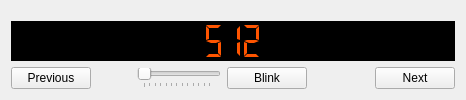
      <widget class="QWidget" name="tabChanCheck">
       <attribute name="title">
        <string>Channel Check</string>
       </attribute>
       <layout class="QVBoxLayout" name="verticalLayout_2">
        <item>
         <spacer name="verticalSpacer_2">
          <property name="orientation">
           <enum>Qt::Vertical</enum>
          </property>
          <property name="sizeType">
           <enum>QSizePolicy::Minimum</enum>
          </property>
          <property name="sizeHint" stdset="0">
           <size>
            <width>20</width>
            <height>10</height>
           </size>
          </property>
         </spacer>
        </item>
        <item>
         <widget class="EditableLCDNumber" name="lcdNumber">
          <property name="sizePolicy">
           <sizepolicy hsizetype="Minimum" vsizetype="MinimumExpanding">
            <horstretch>0</horstretch>
            <verstretch>0</verstretch>
           </sizepolicy>
          </property>
          <property name="focusPolicy">
           <enum>Qt::StrongFocus</enum>
          </property>
          <property name="styleSheet">
           <string notr="true">background-color:rgb(0, 0, 0);
color: rgb(255, 85, 0);</string>
          </property>
          <property name="frameShape">
           <enum>QFrame::NoFrame</enum>
          </property>
          <property name="frameShadow">
           <enum>QFrame::Plain</enum>
          </property>
          <property name="digitCount">
           <number>3</number>
          </property>
          <property name="segmentStyle">
           <enum>QLCDNumber::Flat</enum>
          </property>
          <property name="intValue" stdset="0">
           <number>512</number>
          </property>
         </widget>
        </item>
        <item>
         <layout class="QHBoxLayout" name="horizontalLayout_4">
          <item>
           <widget class="QPushButton" name="btnCcPrev">
            <property name="sizePolicy">
             <sizepolicy hsizetype="Minimum" vsizetype="Preferred">
              <horstretch>0</horstretch>
              <verstretch>0</verstretch>
             </sizepolicy>
            </property>
            <property name="focusPolicy">
             <enum>Qt::NoFocus</enum>
            </property>
            <property name="text">
             <string>Previous</string>
            </property>
           </widget>
          </item>
          <item>
           <spacer name="horizontalSpacer_2">
            <property name="orientation">
             <enum>Qt::Horizontal</enum>
            </property>
            <property name="sizeHint" stdset="0">
             <size>
              <width>40</width>
              <height>20</height>
             </size>
            </property>
           </spacer>
          </item>
          <item>
           <widget class="QSlider" name="slChannelCheck">
            <property name="focusPolicy">
             <enum>Qt::NoFocus</enum>
            </property>
            <property name="maximum">
             <number>255</number>
            </property>
            <property name="orientation">
             <enum>Qt::Horizontal</enum>
            </property>
            <property name="invertedAppearance">
             <bool>false</bool>
            </property>
            <property name="tickPosition">
             <enum>QSlider::TicksBelow</enum>
            </property>
            <property name="tickInterval">
             <number>20</number>
            </property>
           </widget>
          </item>
          <item>
           <widget class="QPushButton" name="btnCcBlink">
            <property name="focusPolicy">
             <enum>Qt::NoFocus</enum>
            </property>
            <property name="text">
             <string>Blink</string>
            </property>
            <property name="checkable">
             <bool>false</bool>
            </property>
            <property name="checked">
             <bool>false</bool>
            </property>
            <property name="flat">
             <bool>false</bool>
            </property>
           </widget>
          </item>
          <item>
           <widget class="QLabel" name="blinkIndicator">
            <property name="sizePolicy">
             <sizepolicy hsizetype="Fixed" vsizetype="Fixed">
              <horstretch>0</horstretch>
              <verstretch>0</verstretch>
             </sizepolicy>
            </property>
            <property name="minimumSize">
             <size>
              <width>16</width>
              <height>16</height>
             </size>
            </property>
            <property name="text">
             <string/>
            </property>
            <property name="alignment">
             <set>Qt::AlignCenter</set>
            </property>
           </widget>
          </item>
          <item>
           <spacer name="horizontalSpacer">
            <property name="orientation">
             <enum>Qt::Horizontal</enum>
            </property>
            <property name="sizeHint" stdset="0">
             <size>
              <width>40</width>
              <height>20</height>
             </size>
            </property>
           </spacer>
          </item>
          <item>
           <widget class="QPushButton" name="btnCcNext">
            <property name="sizePolicy">
             <sizepolicy hsizetype="Minimum" vsizetype="Preferred">
              <horstretch>0</horstretch>
              <verstretch>0</verstretch>
             </sizepolicy>
            </property>
            <property name="focusPolicy">
             <enum>Qt::NoFocus</enum>
            </property>
            <property name="text">
             <string>Next</string>
            </property>
           </widget>
          </item>
         </layout>
        </item>
       </layout>
      </widget>
